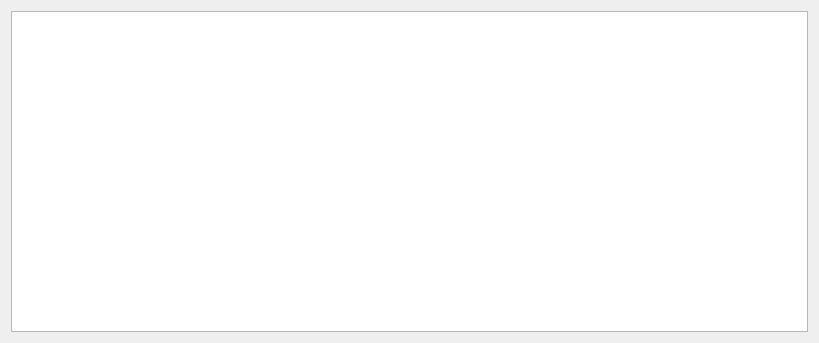
<?xml version="1.0" encoding="UTF-8"?>
<ui version="4.0">
 <class>DataViewForm</class>
 <widget class="QWidget" name="DataViewForm">
  <property name="geometry">
   <rect>
    <x>0</x>
    <y>0</y>
    <width>819</width>
    <height>343</height>
   </rect>
  </property>
  <property name="windowTitle">
   <string>Form</string>
  </property>
  <layout class="QVBoxLayout" name="verticalLayout">
   <item>
    <widget class="QSplitter" name="splitter">
     <property name="orientation">
      <enum>Qt::Horizontal</enum>
     </property>
     <widget class="QTableView" name="pastDataTableView"/>
    </widget>
   </item>
  </layout>
 </widget>
 <resources/>
 <connections/>
</ui>
